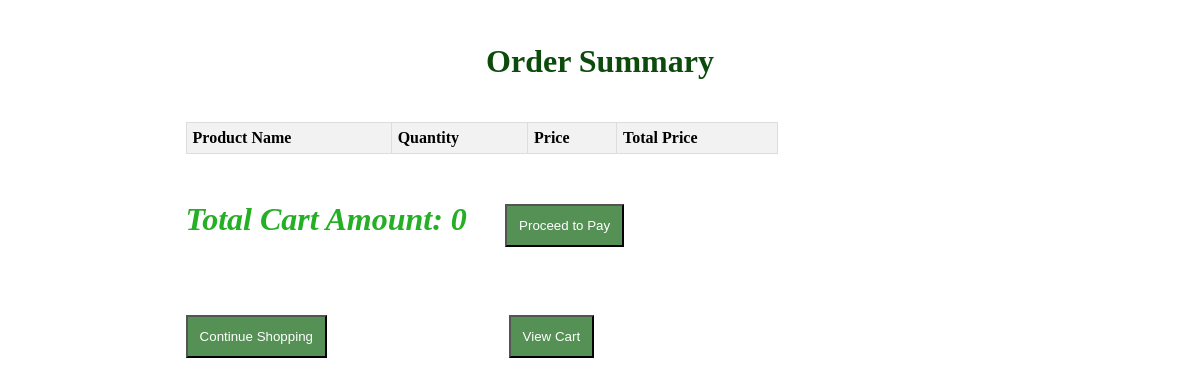
The app's page /order/order/summary/, older data.
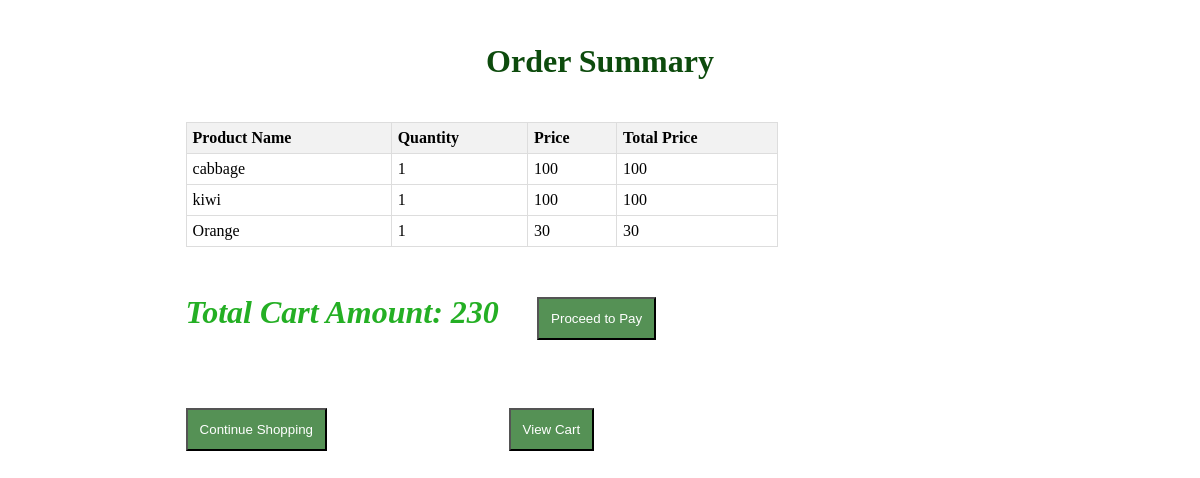
The same page, newer data.
### shoppingcart/models.py (models this page shows, shortened)
class Product_Cart(models.Model):
    products= models.ManyToManyField(Product)
    product_name = models.CharField(max_length=32)
    product_price = models.IntegerField()
    product_quantity = models.IntegerField()
    product_image = models.ImageField(upload_to='images/')
    date_added = models.DateTimeField()

### order/views.py (the view)
# urls.py: path("order/summary/",order_summary,name="order_summary_view"),
def order_summary(request):
    product_cart = Product_Cart.objects.all()
    total_cart_price = 0
    for item in product_cart:
        item.total_price = item.product_price * item.product_quantity
        total_cart_price += item.total_price
    return render(request, "order/order_summary.html", {"product_cart": product_cart, "total_cart_price": total_cart_price})

### templates/order/order_summary.html (shortened to what this page needs)
<!DOCTYPE html>
<html lang="en">
<head>
</head>
<body>
<!DOCTYPE html>
<html>
<body>
    <h4 class="order_summary">Order Summary</h4>
    <table>
        <thead>
            <tr>
                <th>Product Name</th>
                <th>Quantity</th>
                <th>Price</th>
                <th>Total Price</th>
            </tr>
        </thead>
        <tbody>
            {% for item in product_cart %}
                <tr>
                    <td>{{ item.product_name }}</td>
                    <td>{{ item.product_quantity }}</td>
                    <td>{{ item.product_price }}</td>
                    <td>{{ item.total_price }}</td>
                </tr>
            {% endfor %}
        </tbody>
    </table>
    <p class="total_price">Total Cart Amount: {{ total_cart_price }} <button  class="button2" >Proceed to Pay</button></p>
    <a href="{% url 'products_list_view' %}"><button class="button" >Continue Shopping</button></a>
    <a href="{% url 'view_cart' %}"><button  class="button" >View Cart</button></a>
</body>
</html>
</body>
</html>

Row changes from the older to the newer data that the page shows:
added Product_Cart: product_name "cabbage", product_quantity "1", product_price "100", total_price "100"
added Product_Cart: product_name "kiwi", product_quantity "1", product_price "100", total_price "100"
added Product_Cart: product_name "Orange", product_quantity "1", product_price "30", total_price "30"
Text that changed along with them:
{{ total_cart_price }}: "0" → "230"
